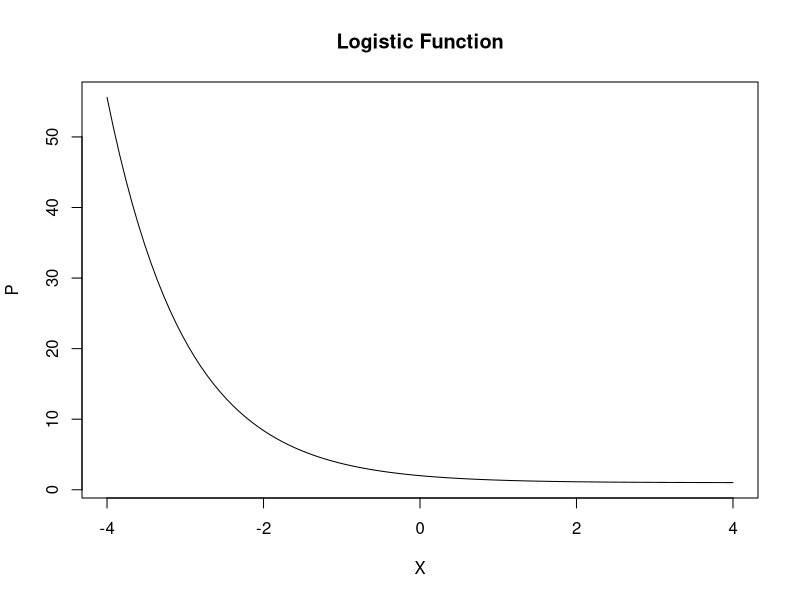

Source code (R):
# Logistic function
# plot of the logistic function

f_logistic <- function(x){
  return(1 + exp(-x))^(-1)
  }
  
curve(f_logistic,
  from = -4, 
  to = 4,
  ylab = "P",
  xlab = "X",
  main = "Logistic Function")
  
